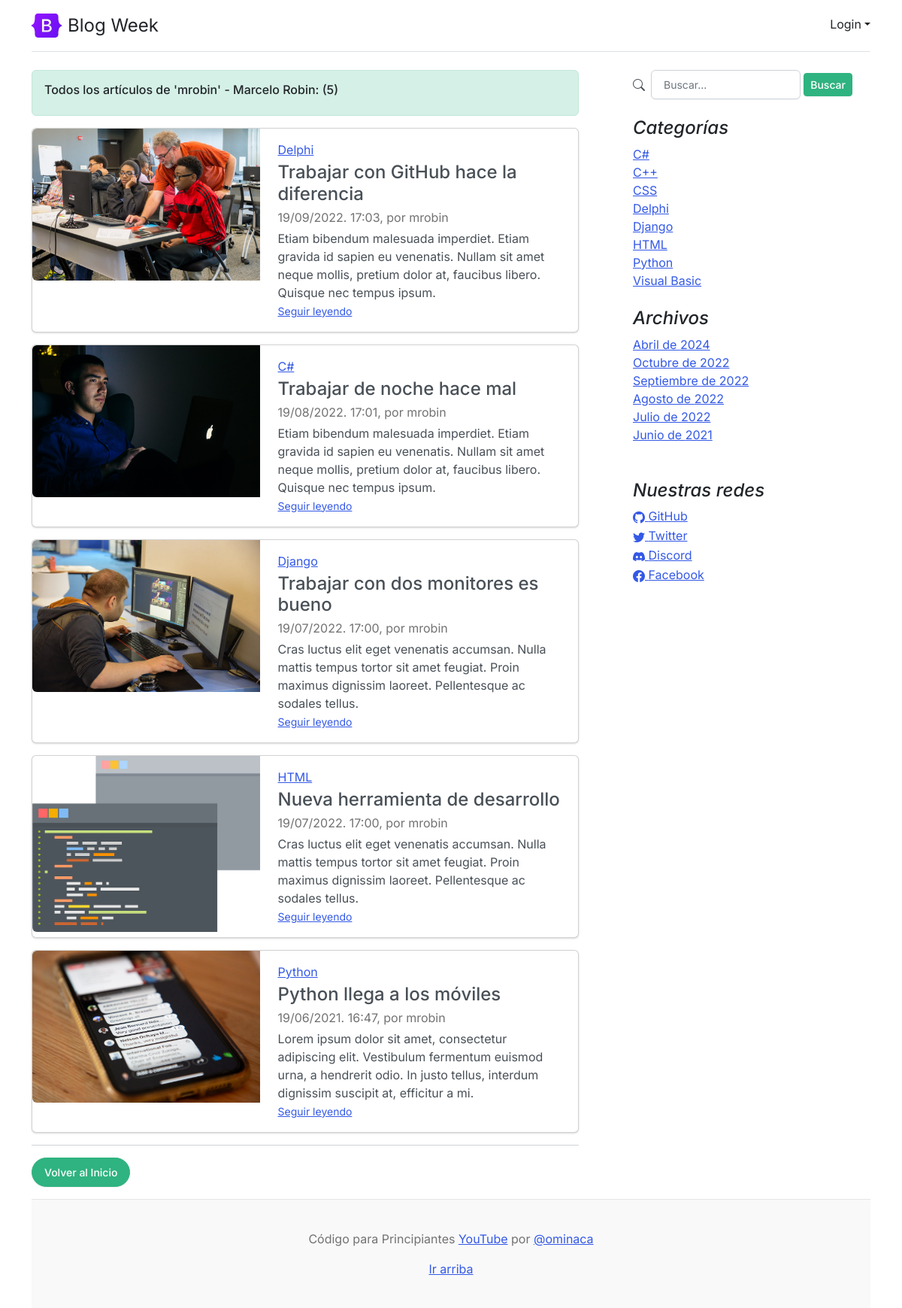
Page /author/?aut=1 on the committed database.
### core/models.py (models this page shows, shortened)
class Post(models.Model):
	title = models.CharField(max_length=250, verbose_name='Título')
	excerpt = models.TextField(verbose_name='Entradilla')
	content = RichTextField(verbose_name='Contenido')
	image = models.ImageField(default='default.jpg',upload_to=profile_picture_path, verbose_name='Imagen')
	published = models.BooleanField(default=False, verbose_name='Publicado')
	category = models.ForeignKey(Category, on_delete=models.CASCADE, related_name='get_posts', verbose_name='Categoría')
	author = models.ForeignKey(User, on_delete=models.CASCADE, related_name='get_posts', verbose_name='Autor')
	tags = models.ManyToManyField(Tag, verbose_name='Etiquetas')
	likes = models.ManyToManyField(User, related_name='blog_posts', verbose_name='Me Gusta')
	created = models.DateTimeField(auto_now_add=True, verbose_name='Fecha de creación')
	updated = models.DateTimeField(auto_now=True, verbose_name='Fecha de modificación')
	class Meta:
		verbose_name = 'Publicación'
		verbose_name_plural = 'Publicaciones'
		ordering = ['-created']

class Category (models.Model):
	name = models.CharField(max_length=200, unique=True, verbose_name='Nombre')
	active = models.BooleanField(default=True, verbose_name='Activo')
	created = models.DateTimeField(auto_now_add=True, verbose_name='Fecha de creación')
	updated = models.DateTimeField(auto_now=True, verbose_name='Fecha de modificación')
	class Meta:
		verbose_name = 'Categoría'
		verbose_name_plural = 'Categorías'
		ordering = ['name']
	def __str__(self):
		return self.name

class Link(models.Model):
	key = models.CharField(max_length=100, verbose_name='Key Link')
	name = models.CharField(max_length=120, verbose_name='Red Social')
	url = models.URLField(max_length=350, blank=True, null=True, verbose_name='Enlace')
	icon = models.CharField(max_length=100, blank=True, null=True, verbose_name='Icono')
	created = models.DateTimeField(auto_now_add=True, verbose_name='Fecha de creación')
	updated = models.DateTimeField(auto_now=True, verbose_name='Fecha de modificación')
	class Meta:
		verbose_name = 'Red Social'
		verbose_name_plural = 'Redes Sociales'
		ordering = ['name']

### core/views.py (the view)
# urls.py: path('author/',AuthorListView.as_view(), name='author'),
class AuthorListView(ListView):
    model:User
    template_name='core/author.html'
    def get_queryset(self):
        author_id=self.request.GET['aut']
        if author_id:
            return Post.objects.filter(author=author_id, published=True)
        return super().get_queryset()
    def get_context_data(self, **kwargs):
        context=super(AuthorListView,self).get_context_data(**kwargs)
        context['author']=User.objects.get(id=self.request.GET['aut'])
        return context

### core/processors.py (called while the page is built)
def ctx_dic_about(request):
	ctx_about = {}
	ctx_about['ABOUT'] = About.objects.latest('created')
	return ctx_about

def ctx_dic_category(request):
	ctx_category = {}
	ctx_category['categories'] = Category.objects.filter(active=True)
	return ctx_category

def ctx_dic_history(request):
	ctx_history = {}
	ctx_history['dates'] = Post.objects.dates('created', 'month', order='DESC').distinct()
	return ctx_history

def ctx_dic_link(request):
	ctx_link = {}
	links = Link.objects.all()
	for link in links:
		ctx_link[link.key] = {'url':link.url, 'icon':link.icon}
	return ctx_link

### templates/core/author.html
{% extends 'core/base.html' %}
{% load static %}
{% block content %}
<div class="alert alert-success" role="alert">
    <h6>Todos los artículos de '{{ author.username }}' - {{ author.first_name }} {{ author.last_name }}: ({{author.get_posts.all|length}})</h6>
</div>
{% for post in author.get_posts.all %}
    <div class="card mb-3">
    <div class="row g-0">
        <div class="col-md-5">
        <img src={{ post.image.url }} class="img-fluid rounded-start" alt="...">
        </div>
        <div class="col-md-7">
        <div class="card-body">
            <a href={% url 'category' %}?cat={{post.category.id}}>{{ post.category }}</a>
            <h4 class="mb-0 mt-1">{{ post.title }}</h4>
            <p class="blog-post-meta my-1">{{ post.created|date:"d/m/Y. H:i" }}, por {{ post.author }}</a></p>
            <p class="card-text mb-auto">{{ post.excerpt }}</p>
            <p class="card-text"><small class="text-muted"><a href={% url 'post' post.id %}>Seguir leyendo</a></small></p>
        </div>
        </div>
    </div>
    </div>
{% endfor %}
<hr>
{% if request.path != '/' %}
    <div class="my-3">
        <a class="btn btn-success rounded-pill" href={% url 'home' %}>Volver al Inicio</a>
    </div>
{% endif %}
{% endblock %}

### templates/core/base.html (shortened to what this page needs)
<!doctype html>
<html lang="es">
<head>
    <link rel="stylesheet" href="https://cdn.jsdelivr.net/npm/bootstrap-icons@1.9.1/font/bootstrap-icons.css">
    {% load static %}
    <link href={% static 'core/css/bootstrap.min.css' %} rel="stylesheet">
    <link href={% static 'core/css/blog.css' %} rel="stylesheet">
</head>
<body>
  <div class="container">
    <header class="d-flex flex-wrap justify-content-center py-3 mb-4 border-bottom">
      <a href="/admin/" class="d-flex align-items-center mb-3 mb-md-0 me-md-auto text-dark text-decoration-none">
        <img class="bi me-2" width="40" height="32" src={% static 'core/img/bootstrap-logo.svg' %}>
        <span class="fs-4">Blog Week</span>
      </a>
      <div class="dropdown text-end ms-5 mt-1">
        <a href="#" class="d-block link-dark text-decoration-none dropdown-toggle" id="dropdownUser1" data-bs-toggle="dropdown" aria-expanded="false">
            {% if user.is_authenticated  %}Bienvenid@ {{user.username}}{% else %}Login{% endif %}</a>
      </div>
    </header>
    <main class="mt-2">
      <section class="row g-5">
        <div class="col-md-8">
            {% block content %} {% endblock %}
        </div>
        <aside class="col-md-4">
          <div class="position-sticky" style="top: 2rem;">
            <div class="pt-0 px-4">
              <div class="mb-4">
                <div class="row">
                  <div class="col-md-12 search">
                    <form action="{% url 'search' %}" method="GET">
                        <div id="">
                          <div class="col-md-12 card-body d-flex align-items-center gap-1">
                            <i class="bi bi-search me-1"></i>
                            <input type="text" class="form-control" placeholder="Buscar..." name="search" value = "{{ request.GET.search }}">
                            <button type="submit" class="btn btn-sm btn-success">Buscar</button>
                          </div>
                        </div>
                    </form>
                  </div>
                </div>
              </div>
              <h4 class="fst-italic">Categorías</h4>
              <ol class="list-unstyled mb-0">
                {% for item in categories %}
                  <li><a href={% url 'category' %}?cat={{item.id}}>{{ item.name }}</a></li>
                {% endfor %}
              </ol>
            </div>
            <div class="p-4">
              <h4 class="fst-italic">Archivos</h4>
              <ol class="list-unstyled mb-0">
                {% for item in dates %}
                  <li>
                    {% if item.month == 4 %}<a href={% url 'dates' item.month item.year %}>Abril de {{ item.year }}</a>{% endif %}
                    {% if item.month == 6 %}<a href={% url 'dates' item.month item.year %}>Junio de {{ item.year }}</a>{% endif %}
                    {% if item.month == 7 %}<a href={% url 'dates' item.month item.year %}>Julio de {{ item.year }}</a>{% endif %}
                    {% if item.month == 8 %}<a href={% url 'dates' item.month item.year %}>Agosto de {{ item.year }}</a>{% endif %}
                    {% if item.month == 9 %}<a href={% url 'dates' item.month item.year %}>Septiembre de {{ item.year }}</a>{% endif %}
                    {% if item.month == 10 %}<a href={% url 'dates' item.month item.year %}>Octubre de {{ item.year }}</a>{% endif %}
                  </li>
                {% endfor %}
              </ol>
            </div>
            <div class="p-4">
              <h4 class="fst-italic">Nuestras redes</h4>
              <ol class="list-unstyled">
                {% if LINK_GITHUB.url %}
                  <li><a href={{ LINK_GITHUB.url }}><i class="{{ LINK_GITHUB.icon }}"></i> GitHub</a></li>
                {% endif %}
                {% if LINK_TWITTER.url %}
                  <li><a href={{ LINK_TWITTER.url }}><i class="{{ LINK_TWITTER.icon }}"></i> Twitter</a></li>
                {% endif %}
                {% if LINK_DISCORD.url %}
                  <li><a href={{ LINK_DISCORD.url }}><i class="{{ LINK_DISCORD.icon }}"></i> Discord</a></li>
                {% endif %}
                {% if LINK_FACEBOOK.url %}
                  <li><a href={{ LINK_FACEBOOK.url }}><i class="{{ LINK_FACEBOOK.icon }}"></i> Facebook</a></li>
                {% endif %}
              </ol>
            </div>
          </div>
        </aside>
      </section>
    </main>
    <footer class="blog-footer">
      <p>Código para Principiantes <a href="https://www.youtube.com/channel/UCojloc55DB6zD6zB7-kTWWQ">YouTube</a> por <a href="https://twitter.com/ominaca">@ominaca</a></p>
      <p>
        <a href="#">Ir arriba</a>
      </p>
    </footer>
  </div>
</body>
</html>

### core/static/core/css/blog.css (style rules this page uses)
.blog-post-meta { margin-bottom: 1.25rem; color: #727272; }
.blog-footer { padding: 2.5rem 0; color: #727272; text-align: center; background-color: #f9f9f9; border-top: .05rem solid #e5e5e5; }
.blog-footer p:last-child { margin-bottom: 0; }
.bi { vertical-align: -.125em; fill: currentColor; }

### rows in the picture
Post: image (picture), category "Delphi", title "Trabajar con GitHub hace la diferencia", created "19/09/2022. 17:03", author "mrobin", excerpt "Etiam bibendum malesuada imperdiet. Etiam gravida id sapien eu venenatis. Nullam sit amet neque mollis, pretium dolor at, faucibus libero. Quisque nec tempus ipsum."
Post: image (picture), category "C#", title "Trabajar de noche hace mal", created "19/08/2022. 17:01", author "mrobin", excerpt "Etiam bibendum malesuada imperdiet. Etiam gravida id sapien eu venenatis. Nullam sit amet neque mollis, pretium dolor at, faucibus libero. Quisque nec tempus ipsum."
Post: image (picture), category "Django", title "Trabajar con dos monitores es bueno", created "19/07/2022. 17:00", author "mrobin", excerpt "Cras luctus elit eget venenatis accumsan. Nulla mattis tempus tortor sit amet feugiat. Proin maximus dignissim laoreet. Pellentesque ac sodales tellus."
Post: image (picture), category "HTML", title "Nueva herramienta de desarrollo", created "19/07/2022. 17:00", author "mrobin", excerpt "Cras luctus elit eget venenatis accumsan. Nulla mattis tempus tortor sit amet feugiat. Proin maximus dignissim laoreet. Pellentesque ac sodales tellus."
Post: image (picture), category "Python", title "Python llega a los móviles", created "19/06/2021. 16:47", author "mrobin", excerpt "Lorem ipsum dolor sit amet, consectetur adipiscing elit. Vestibulum fermentum euismod urna, a hendrerit odio. In justo tellus, interdum dignissim suscipit at, efficitur a mi."
Category: name "C#"
Category: name "C++"
Category: name "CSS"
Category: name "Delphi"
Category: name "Django"
Category: name "HTML"
Category: name "Python"
Category: name "Visual Basic"

### other values in the picture
{{ author.username }} "mrobin"
{{ author.first_name }} "Marcelo"
{{ author.last_name }} "Robin"
{{ author.get_posts.all|length }} "5"
{{ item.year }} "2024"
{{ item.year }} "2022"
{{ item.year }} "2021"
